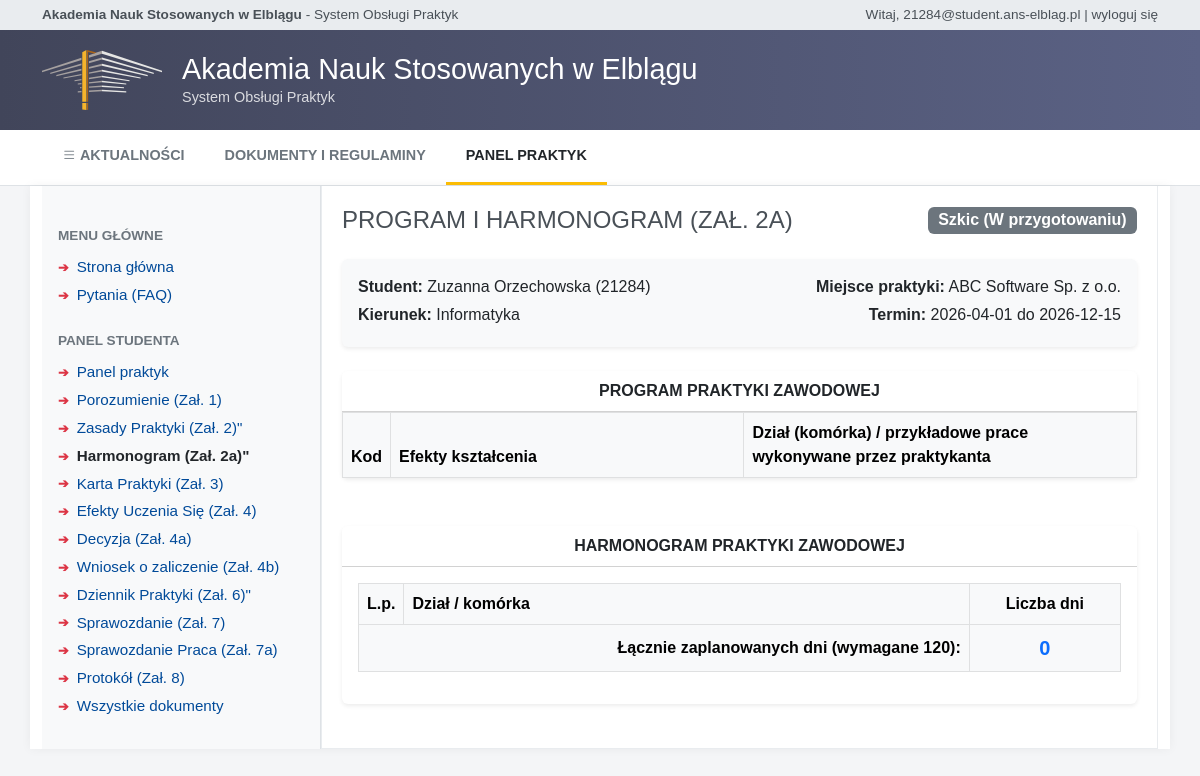
The page /student/zal2a_harmonogram (signed in) on the database its author committed.
### models.py (models this page shows, shortened)
class Uzytkownik(db.Model, UserMixin):
    __tablename__ = 'uzytkownik'
    id = db.Column(db.Integer, primary_key=True)
    email = db.Column(db.String(120), unique=True, nullable=False)
    haslo_hash = db.Column(db.String(255), nullable=False)
    imie = db.Column(db.String(50), nullable=False)
    nazwisko = db.Column(db.String(50), nullable=False)
    rola = db.Column(db.String(20), nullable=False)
    aktywny = db.Column(db.Integer, default=1)
    @property
    def is_active(self):
        return bool(self.aktywny)

class Student(db.Model):
    __tablename__ = 'student'
    id = db.Column(db.Integer, primary_key=True)
    uzytkownik_id = db.Column(db.Integer, db.ForeignKey('uzytkownik.id'), nullable=False)
    nr_albumu = db.Column(db.String(20), unique=True, nullable=False)
    kierunek = db.Column(db.String(100), default='informatyka')
    specjalnosc = db.Column(db.String(100))
    tryb_studiow = db.Column(db.String(50))
    rok_studiow = db.Column(db.Integer)
    uzytkownik = db.relationship('Uzytkownik', backref=db.backref('student_profil', uselist=False))

class ZakladPracy(db.Model):
    __tablename__ = 'zaklad_pracy'
    id = db.Column(db.Integer, primary_key=True)
    nazwa = db.Column(db.String(255), nullable=False)
    nip = db.Column(db.String(20), unique=True)
    adres = db.Column(db.String(255))
    miasto = db.Column(db.String(100))
    email = db.Column(db.String(120))
    telefon = db.Column(db.String(50))
    zopz_id = db.Column(db.Integer, db.ForeignKey('uzytkownik.id'))

class Praktyka(db.Model):
    __tablename__ = 'praktyka'
    id = db.Column(db.Integer, primary_key=True)
    student_id = db.Column(db.Integer, db.ForeignKey('student.id'), nullable=False)
    zaklad_id = db.Column(db.Integer, db.ForeignKey('zaklad_pracy.id'), nullable=False)
    uopz_id = db.Column(db.Integer, db.ForeignKey('uzytkownik.id'), nullable=False)
    status = db.Column(db.String(50), default='OCZEKUJE_NA_ZAL9')
    data_start = db.Column(db.Date)
    data_end = db.Column(db.Date)
    liczba_godzin = db.Column(db.Integer, default=960)
    student = db.relationship('Student', backref='praktyki')
    zaklad = db.relationship('ZakladPracy')

### blueprints/student.py (the view, shortened to what this page needs)
@student_bp.route('/zal2a_harmonogram', methods=['GET', 'POST'])
@login_required
def zal2a_harmonogram():
    if current_user.rola != 'student':
        return redirect(url_for('index'))
    student = Student.query.filter_by(uzytkownik_id=current_user.id).first()
    praktyka = Praktyka.query.filter_by(student_id=student.id).first()
    if not praktyka:
        flash('Brak przypisanej praktyki.', 'warning')
        return redirect(url_for('student.dashboard'))
    dokument = Dokument.query.filter_by(praktyka_id=praktyka.id, typ_zalacznika='ZAL2A').first()
    if not dokument:
        dokument = Dokument(praktyka_id=praktyka.id, typ_zalacznika='ZAL2A', utworzony_przez=current_user.id)
        db.session.add(dokument)
        db.session.commit()
    pozycje = HarmonogramPraktyki.query.filter_by(dokument_id=dokument.id).order_by(HarmonogramPraktyki.lp).all()
    suma_dni = sum(p.planowana_liczba_dni for p in pozycje)
    return render_template('dokumenty/zal2a_harmonogram.html', student=student, praktyka=praktyka, pozycje=pozycje, suma_dni=suma_dni, dokument=dokument)

### blueprints/auth.py (called while the page is built)
@login_manager.user_loader
def load_user(user_id):
    return Uzytkownik.query.get(int(user_id))

### templates/dokumenty/zal2a_harmonogram.html (shortened to what this page needs)
{% extends "base.html" %}
{% block content %}
<div class="d-flex justify-content-between align-items-center mb-4">
    <div>
        <h2
            style="color: #495057; font-weight: normal; font-size: 1.5rem; text-transform: uppercase; margin-bottom: 0;">
            Program i Harmonogram (Zał. 2a)</h2>
    </div>
    {% if dokument.status == 'Approved' %}
    <span class="badge bg-success fs-6">Zatwierdzony</span>
    {% elif dokument.status == 'Under_Review' %}
    <span class="badge bg-info text-dark fs-6">Oczekuje na akceptację Studenta</span>
    {% elif dokument.status == 'Rejected' %}
    <span class="badge bg-danger fs-6">Odrzucony przez Studenta</span>
    {% else %}
    <span class="badge bg-secondary fs-6">Szkic (W przygotowaniu)</span>
    {% endif %}
</div>
<div class="card mb-4 shadow-sm border-0 p-3 bg-light">
    <div class="row">
        <div class="col-md-6">
            <p class="mb-1"><strong>Student:</strong> {{ student.uzytkownik.imie }} {{ student.uzytkownik.nazwisko }}
                ({{ student.nr_albumu }})</p>
            <p class="mb-1"><strong>Kierunek:</strong> {{ student.kierunek }}</p>
        </div>
        <div class="col-md-6 text-md-end">
            <p class="mb-1"><strong>Miejsce praktyki:</strong> {{ praktyka.zaklad.nazwa if praktyka.zaklad else 'Brak'
                }}</p>
            <p class="mb-1"><strong>Termin:</strong> {{ praktyka.data_start }} do {{ praktyka.data_end }}</p>
        </div>
    </div>
</div>
<form method="POST">
    <div class="card shadow-sm border-0 mb-5">
        <div class="card-header bg-white fw-bold text-center">PROGRAM PRAKTYKI ZAWODOWEJ</div>
        <div class="card-body p-0">
            <table class="table table-bordered align-middle mb-0">
                <thead class="table-light">
                    <tr>
                        <th style="width: 5%" class="text-center">Kod</th>
                        <th style="width: 45%">Efekty kształcenia</th>
                        <th style="width: 50%">Dział (komórka) / przykładowe prace wykonywane przez praktykanta</th>
                    </tr>
                </thead>
            </table>
        </div>
    </div>
    <div class="card shadow-sm border-0 mb-4">
        <div class="card-header bg-white fw-bold text-center">HARMONOGRAM PRAKTYKI ZAWODOWEJ</div>
        <div class="card-body">
            <table class="table table-bordered align-middle">
                <thead class="table-light">
                    <tr>
                        <th style="width: 5%" class="text-center">L.p.</th>
                        {% if current_user.rola == 'uopz' %}
                        <th style="width: 65%">Dział / komórka</th>
                        {% else %}
                        <th style="width: 75%">Dział / komórka</th>
                        {% endif %}
                        <th style="width: 20%" class="text-center">Liczba dni</th>
                    </tr>
                </thead>
                <tfoot>
                    <tr class="table-light fw-bold">
                        <td colspan="2" class="text-end">Łącznie zaplanowanych dni (wymagane 120):</td>
                        <td class="text-center text-primary fs-5" id="totalDays">{{ suma_dni }}</td>
                    </tr>
                </tfoot>
            </table>
        </div>
    </div>
</form>
{% endblock %}

### templates/base.html (shortened to what this page needs)
<!DOCTYPE html>
<html lang="pl">
<head>
    <link href="https://cdn.jsdelivr.net/npm/bootstrap@5.3.0/dist/css/bootstrap.min.css" rel="stylesheet">
    <link rel="stylesheet" href="https://cdn.jsdelivr.net/npm/bootstrap-icons@1.10.5/font/bootstrap-icons.css">
</head>
<body>
    <div class="top-bar">
        <div class="container d-flex justify-content-between align-items-center">
            <div>
                <strong>Akademia Nauk Stosowanych w Elblągu</strong> - System Obsługi Praktyk
            </div>
            <div>
                {% if current_user.is_authenticated %}
                Witaj, {{ current_user.email }} |
                <a href="{{ url_for('auth.logout') }}">wyloguj się</a>
                {% else %}
                Nie jesteś zalogowany |
                <a href="{{ url_for('auth.login') }}">zaloguj się</a>
                {% endif %}
            </div>
        </div>
    </div>
    <header class="main-header">
        <div class="container header-content">
            <img src="{{ url_for('static', filename='header-logo.svg') }}" alt="Logo ANS Elbląg"
                style="height: 60px; margin-right: 20px;">
            <div>
                <h1 class="header-title">Akademia Nauk Stosowanych w Elblągu</h1>
                <p class="header-subtitle">System Obsługi Praktyk</p>
            </div>
        </div>
    </header>
    {% block navbar %}
    <nav class="main-nav">
        <div class="container d-flex flex-wrap">
            <a class="nav-link {% if request.path == '/' %}active{% endif %}" href="/"><i class="bi bi-list"></i>
                AKTUALNOŚCI</a>
            <a class="nav-link {% if request.path == '/dokumenty' %}active{% endif %}" href="/dokumenty">DOKUMENTY I
                REGULAMINY</a>
            {% if current_user.is_authenticated %}
            {% if current_user.rola == 'student' %}
            <a class="nav-link {% if 'student' in request.path %}active{% endif %}" href="/student/dashboard">PANEL PRAKTYK</a>
            {% elif current_user.rola == 'uopz' %}
            <a class="nav-link {% if 'uopz' in request.path %}active{% endif %}" href="{{ url_for('uopz.dashboard') }}">PANEL STUDENTÓW</a>
            {% endif %}
            {% endif %}
        </div>
    </nav>
    {% endblock %}
    {% block layout %}
    <div class="container mb-5 content-container">
        <div class="row g-0">
            <div class="col-md-3 sidebar ps-3 pe-3 bg-light border-end">
                <div class="sidebar-section-title">Menu Główne</div>
                <ul class="sidebar-menu">
                    <li><a href="/" class="{% if request.path == '/' %}active{% endif %}">Strona główna</a></li>
                    <li><a href="/pytania" class="{% if request.path == '/pytania' %}active{% endif %}">Pytania
                            (FAQ)</a></li>
                </ul>
                {% if current_user.is_authenticated and current_user.rola == 'student' %}
                <div class="sidebar-section-title mt-4">Panel Studenta</div>
                <ul class="sidebar-menu">
                    <li><a href="/student/dashboard" class="{% if 'dashboard' in request.path %}active{% endif %}">Panel praktyk</a></li>
                    <li><a href="/student/porozumienie"
                            class="{% if 'porozumienie' in request.path %}active{% endif %}">Porozumienie (Zał. 1)</a>
                    </li>
                    <li><a href="/student/zal2_program"
                            class="{% if 'zal2_program' in request.path %}active{% endif %}">Zasady Praktyki (Zał. 2)"
                        </a>
                    </li>
                    <li><a href="/student/zal2a_harmonogram"
                            class="{% if 'zal2a_harmonogram' in request.path %}active{% endif %}">Harmonogram (Zał.
                            2a)"</a>
                    </li>
                    <li><a href="/student/zal3_karta"
                            class="{% if 'zal3_karta' in request.path %}active{% endif %}">Karta Praktyki (Zał. 3)</a>
                    </li>
                    <li><a href="/student/zal4_efekty"
                            class="{% if 'zal4_efekty' in request.path %}active{% endif %}">Efekty Uczenia Się (Zał.
                            4)</a></li>
                    <li><a href="/student/zal4a_decyzja"
                            class="{% if 'zal4a_decyzja' in request.path %}active{% endif %}">Decyzja (Zał. 4a)</a></li>
                    <li><a href="/student/zal4b_wniosek"
                            class="{% if 'zal4b_wniosek' in request.path %}active{% endif %}">Wniosek o zaliczenie (Zał.
                            4b)</a></li>
                    <li><a href="/student/dziennik"
                            class="{% if 'dziennik' in request.path %}active{% endif %}">Dziennik Praktyki (Zał. 6)"</a>
                    </li>
                    <li><a href="/student/sprawozdanie"
                            class="{% if 'sprawozdanie' in request.path %}active{% endif %}">Sprawozdanie (Zał. 7)</a>
                    </li>
                    <li><a href="/student/zal7a_sprawozdanie"
                            class="{% if 'zal7a_sprawozdanie' in request.path %}active{% endif %}">Sprawozdanie Praca
                            (Zał. 7a)</a></li>
                    <li><a href="/student/zal8_protokol"
                            class="{% if 'zal8_protokol' in request.path %}active{% endif %}">Protokół (Zał. 8)</a></li>
                    <li><a href="/dokumenty">Wszystkie dokumenty</a></li>
                </ul>
                {% endif %}
            </div>
            <div class="col-md-9 content-area">
                {% block content %}{% endblock %}
            </div>
        </div>
    </div>
    {% endblock %}
</body>
</html>

### templates/base.html (style rules this page uses)
body { font-family: Arial, sans-serif; background-color: #f4f5f7; color: #333; }
.top-bar { background-color: #e9ecef; font-size: 0.85rem; padding: 5px 0; color: #495057; }
.top-bar a { color: #495057; text-decoration: none; }
.main-header { background: linear-gradient(to right, #41455a, #5b6285); color: white; padding: 20px 0; position: relative; }
.main-header::after { content: ''; position: absolute; top: 0; right: 0; bottom: 0; left: 0; opacity: 0.1; z-index: 1; }
.header-content { position: relative; z-index: 2; display: flex; align-items: center; }
.header-title { font-size: 1.8rem; font-weight: 500; margin: 0; }
.header-subtitle { font-size: 0.9rem; opacity: 0.8; margin-bottom: 0; }
.main-nav { background-color: white; border-bottom: 1px solid #dee2e6; padding: 0; }
.main-nav .nav-link { color: #6c757d; font-weight: 600; font-size: 0.9rem; padding: 15px 20px; text-transform: uppercase; }
.main-nav .nav-link.active { color: #212529; border-bottom: 3px solid #fbbc04; }
.sidebar { background-color: transparent; padding-top: 20px; }
.sidebar-menu { list-style: none; padding-left: 0; }
.sidebar-section-title { text-transform: uppercase; font-size: 0.85rem; color: #6c757d; margin-top: 20px; margin-bottom: 10px; font-weight: 600; }
.sidebar-menu li { margin-bottom: 5px; }
.sidebar-menu a { color: #004a99; text-decoration: none; font-size: 0.95rem; display: flex; align-items: center; }
.sidebar-menu a::before { content: "➔"; color: #dc3545; font-size: 0.8rem; margin-right: 8px; font-weight: bold; }
.sidebar-menu a.active { font-weight: bold; color: #212529; }
.content-area { background-color: white; padding: 20px; min-height: 500px; border-left: 1px solid #e9ecef; border-right: 1px solid #e9ecef; border-bottom: 1px solid #e9ecef; }
.content-container { background-color: white; box-shadow: 0 0 10px rgba(0, 0, 0, 0.05); margin-top: 0; }

### rows shown on the page
Uzytkownik: email "21284@student.ans-elblag.pl", uzytkownik.imie "Zuzanna", uzytkownik.nazwisko "Orzechowska"
Student: nr_albumu "21284", kierunek "Informatyka"
ZakladPracy: zaklad "ABC Software Sp. z o.o."
Praktyka: data_start "2026-04-01", data_end "2026-12-15"

### other values the page prints
{{ suma_dni }} "0"
